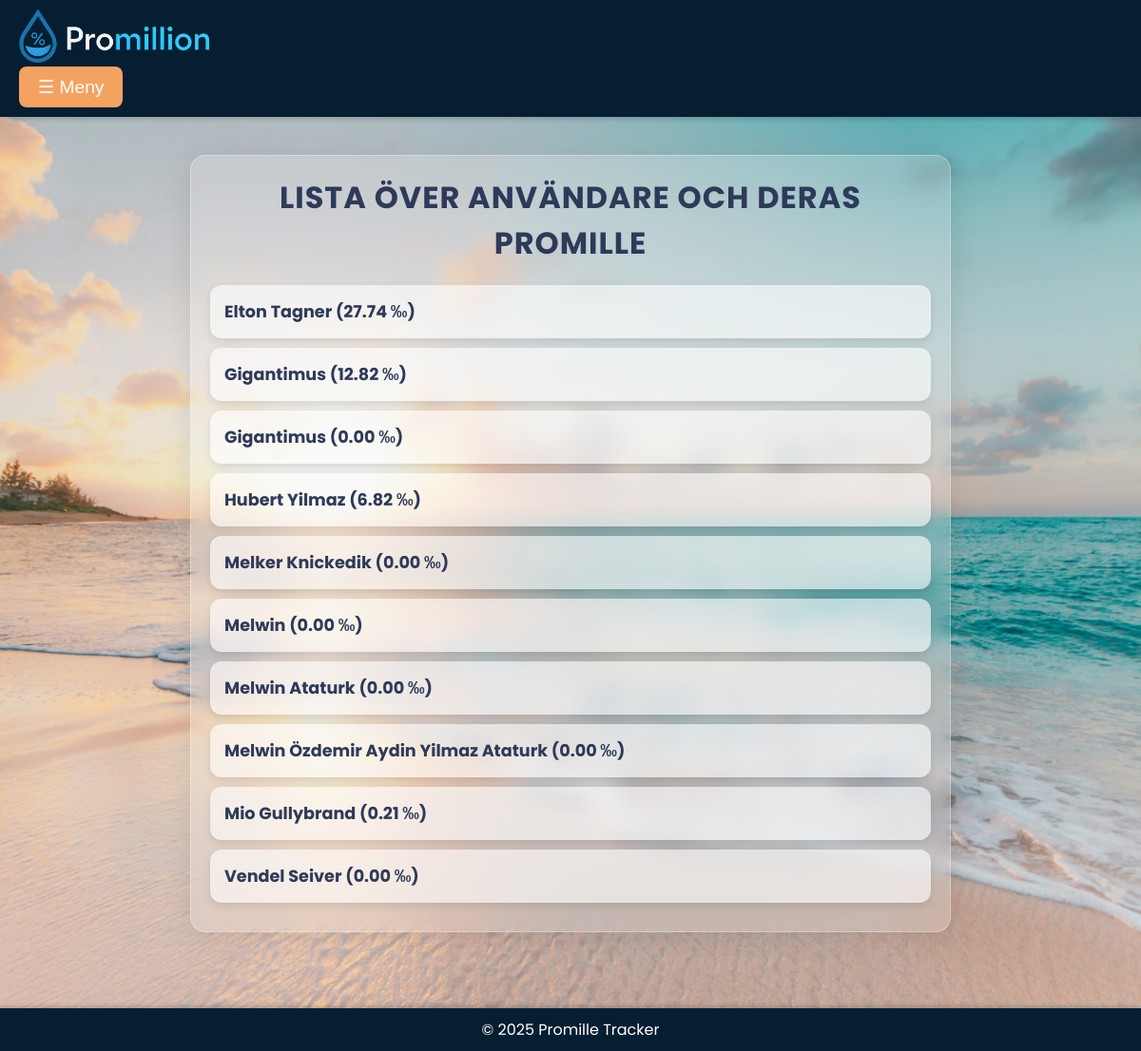
The page /user_list.php (signed in) on the database as committed earlier.
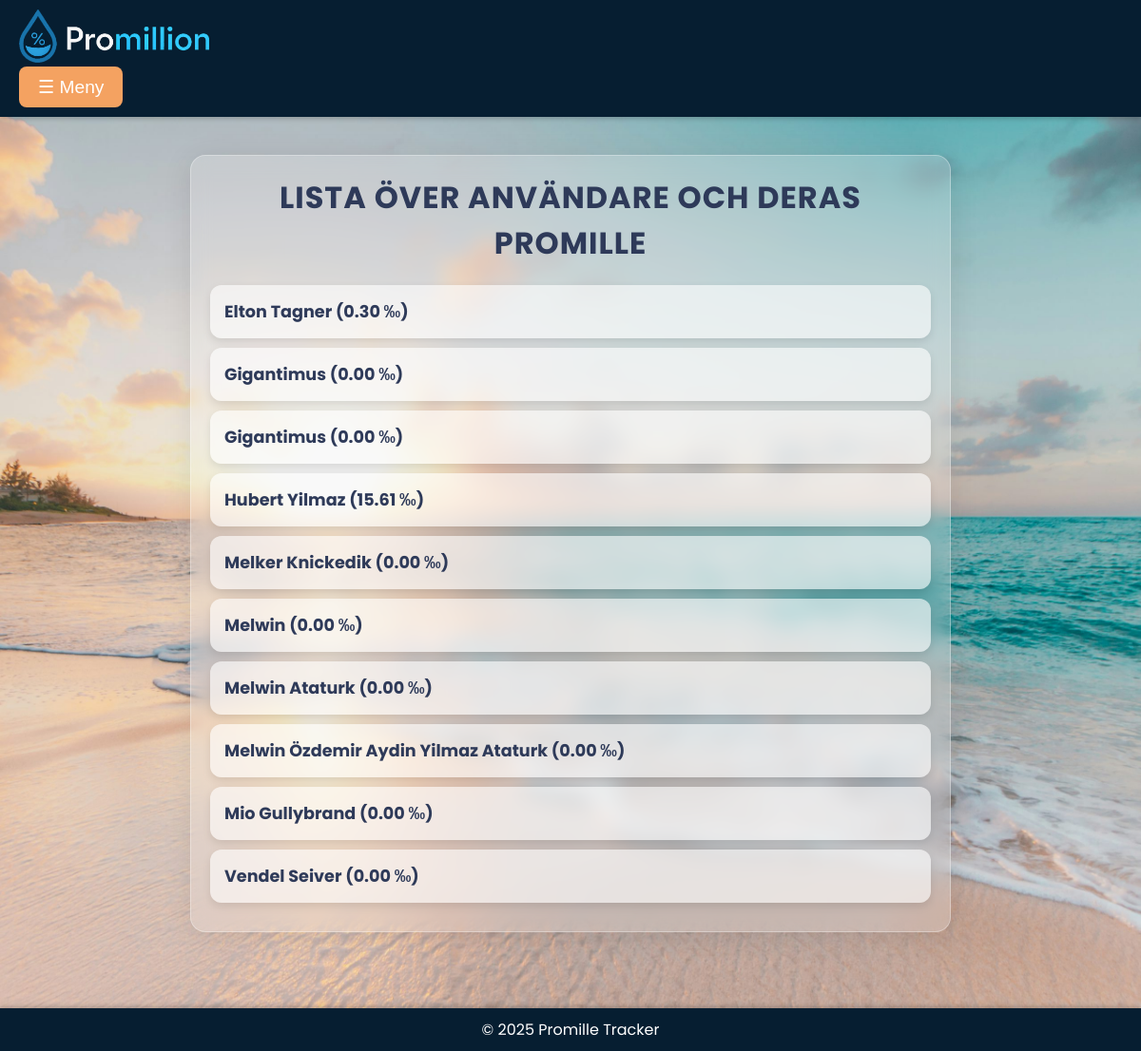
The same page on the database as committed later.
### tables this page shows
CREATE TABLE `tbluser` (
  `id` int(11) NOT NULL,
  `namn` varchar(100) NOT NULL,
  `password` varchar(255) NOT NULL,
  `weight` float NOT NULL,
  `height` float NOT NULL,
  `alkoholvolym` float NOT NULL,
  `userlevel` tinyint(11) NOT NULL DEFAULT 10,
  `team` varchar(20) NOT NULL
);

CREATE TABLE `tblpromille` (
  `userid` int(11) NOT NULL,
  `promille` float NOT NULL,
  `updated_at` datetime NOT NULL
);

### user_list.php (the view, shortened to what this page needs)
<?php
$servername = "localhost";
$username = "root";
$password = "";
$dbname = "promille";
$conn = new mysqli($servername, $username, $password, $dbname);
$sql = "SELECT u.id, u.namn, p.promille
        FROM tbluser u
        LEFT JOIN tblpromille p ON u.id = p.userid
        ORDER BY u.namn ASC";
$result = $conn->query($sql);
?>
<!DOCTYPE html>
<html lang="sv">
<head>
    <link rel="stylesheet" href="style.css">
</head>
<body>
    <header>
    <div class="header-content">
        <img src="bilder/logotyp.png" alt="Logotyp">
        <div class="dropdown">
            <button class="menu-toggle" onclick="toggleDropdown()">☰ Meny</button>
        </div>
    </div>
</header>
    <main>
        <div class="user-list">
        <h2>Lista över användare och deras promille</h2>
        <?php if ($result->num_rows > 0): ?>
            <ul>
                <?php while ($row = $result->fetch_assoc()): ?>
                    <?php
                    $user_id = $row['id'];
                    $namn = htmlspecialchars($row['namn']);
                    $promille = is_null($row['promille']) ? "–" : number_format($row['promille'], 2) . " ‰";
                    ?>
                    <li>
                        <a href="view_drinks.php?userid=<?php echo $user_id; ?>"><?php echo $namn; ?> (<?php echo $promille; ?>)</a>
                    </li>
                <?php endwhile; ?>
            </ul>
        <?php else: ?>
            <p>Inga användare hittades.</p>
        <?php endif; ?>
        </div>
    </main>
    <footer>
        <p>&copy; 2025 Promille Tracker</p>
    </footer>
</body>
</html>

Rows that differ between the two databases and show on the page:
changed through a linked row, tbluser "Elton Tagner": tblpromille.promille "27.74 ‰" → "0.30 ‰"
changed through a linked row, tbluser (number 2 of 10 on the later page): tblpromille.promille "12.82 ‰" → "0.00 ‰"
changed through a linked row, tbluser "Hubert Yilmaz": tblpromille.promille "6.82 ‰" → "15.61 ‰"
changed through a linked row, tbluser "Mio Gullybrand": tblpromille.promille "0.21 ‰" → "0.00 ‰"
